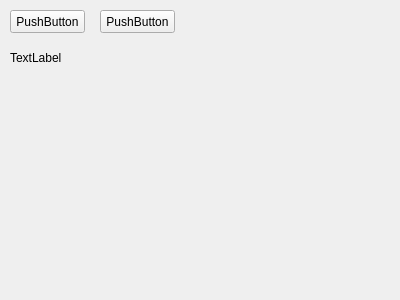
<?xml version="1.0" encoding="UTF-8"?>
<ui version="4.0">
 <class>Form</class>
 <widget class="QWidget" name="Form">
  <property name="geometry">
   <rect>
    <x>0</x>
    <y>0</y>
    <width>400</width>
    <height>300</height>
   </rect>
  </property>
  <property name="windowTitle">
   <string>Form</string>
  </property>
  <widget class="QPushButton" name="pushButton">
   <property name="geometry">
    <rect>
     <x>10</x>
     <y>10</y>
     <width>75</width>
     <height>23</height>
    </rect>
   </property>
   <property name="text">
    <string>PushButton</string>
   </property>
  </widget>
  <widget class="QPushButton" name="pushButton_2">
   <property name="geometry">
    <rect>
     <x>100</x>
     <y>10</y>
     <width>75</width>
     <height>23</height>
    </rect>
   </property>
   <property name="text">
    <string>PushButton</string>
   </property>
  </widget>
  <widget class="QLabel" name="label">
   <property name="geometry">
    <rect>
     <x>10</x>
     <y>50</y>
     <width>191</width>
     <height>16</height>
    </rect>
   </property>
   <property name="text">
    <string>TextLabel</string>
   </property>
  </widget>
 </widget>
 <resources/>
 <connections/>
</ui>
